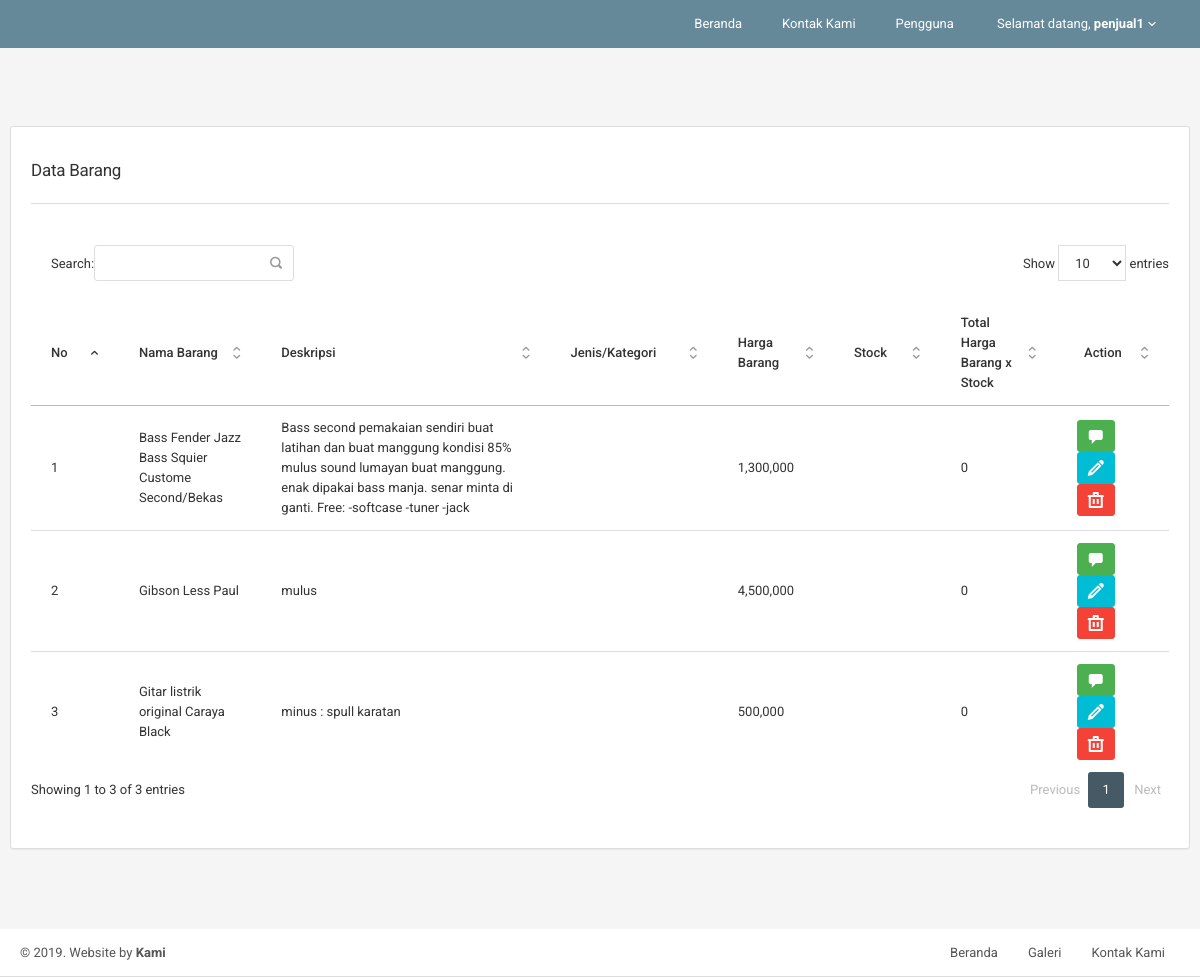
The app's page /home/item_list.php (signed in), older data.
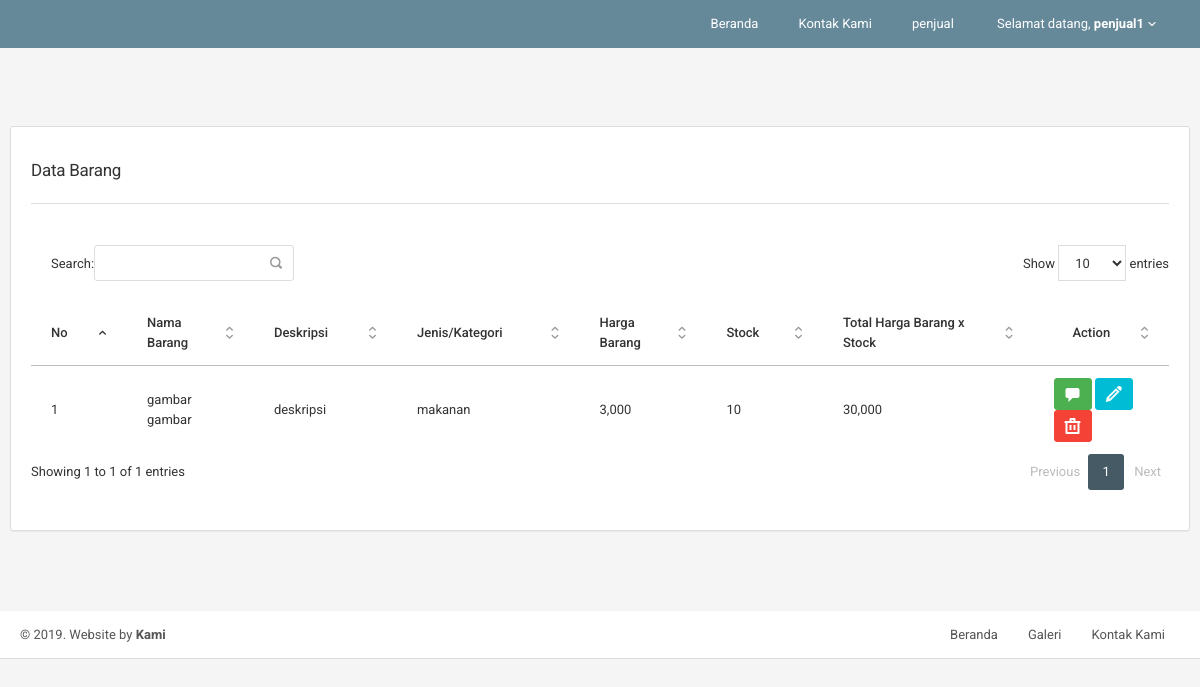
The same page, newer data.
### tables this page shows
CREATE TABLE `cms_upload` (
  `id` int(11) NOT NULL AUTO_INCREMENT,
  `id_kategori` int(11) DEFAULT NULL,
  `id_in_stock` int(11) DEFAULT NULL,
  `judul` varchar(255) DEFAULT NULL,
  `harga` int(11) NOT NULL,
  `desk` varchar(255) DEFAULT NULL,
  `nama_file` varchar(255) DEFAULT NULL,
  `id_user` int(11) DEFAULT NULL,
  PRIMARY KEY (`id`)
);

CREATE TABLE `kategori_barang` (
  `id` int(11) NOT NULL AUTO_INCREMENT,
  `jenis_barang` varchar(255) DEFAULT NULL,
  `deskripsi` text,
  `id_user` int(11) DEFAULT NULL,
  PRIMARY KEY (`id`)
);

CREATE TABLE `in_stock_barang` (
  `id` int(11) NOT NULL AUTO_INCREMENT,
  `stock_barang` int(11) DEFAULT NULL,
  `tanggal` date DEFAULT NULL,
  PRIMARY KEY (`id`)
);

### home/item_list.php (the view, shortened to what this page needs)
<?php
	require_once("../proses/connection.php");
	require '../template/header.php';
	require '../template/menu.php';
	if ($_SESSION['aksesm'] == 2) {
		$qry = "SELECT a.id as ddi, a.*,b.*,c.* FROM cms_upload a LEFT JOIN in_stock_barang b ON a.id_kategori = b.id LEFT JOIN kategori_barang c ON a.id_kategori = c.id WHERE a.id_user = ".$_SESSION['iduser'];
	} else if ($_SESSION['aksesm'] == 1) {
		$qry = "SELECT a.id as ddi, a.*,b.*,c.* FROM cms_upload a LEFT JOIN in_stock_barang b ON a.id_kategori = b.id LEFT JOIN kategori_barang c ON a.id_kategori = c.id";
	}
	$query = mysqli_query($konek, $qry);
?>
<div class="content" style="padding-top: 80px;">
	<div class="row">
		<div class="panel panel-flat">
			<div class="panel-heading">
				<div class="panel-title"><h5>Data Barang</h5><hr></div>
			</div>
			<div class="panel-body">
				<table id="myTable" class="table table-hover">
					<thead>
						<tr>
							<th>No</th>
							<th>Nama Barang</th>
							<th>Deskripsi</th>
							<th>Jenis/Kategori</th>
							<th>Harga Barang</th>
							<th>Stock</th>
							<th>Total Harga Barang x Stock</th>
							<th class="text-center">Action</th>
						</tr>
					</thead>
					<tbody>
						<?php $x = 1; while ($hasil = mysqli_fetch_array($query)) { ?>
						<tr>
							<td><?php echo $x; ?></td>
							<td><?php echo $hasil['judul']; ?></td>
							<td><?php echo $hasil['desk']; ?></td>
							<td><?php echo $hasil['jenis_barang']; ?></td>
							<td><?php echo number_format($hasil['harga']); ?></td>
							<td><?php echo $hasil['stock_barang']; ?></td>
							<td><?php echo number_format($hasil['harga']*$hasil['stock_barang']); ?></td>
							<td>
								<a class="btn btn-success btn-xs" onclick="v_data(<?php echo $hasil['ddi']; ?>)" data-toggle="modal" data-target="#modal_default">
									<b><i class="icon-comment"></i></b>
								</a>
								<a class="btn btn-info btn-xs" href="../proses/data_barang?id=<?php echo $hasil['ddi']; ?>&flag=1" data-tog="tooltip" title="Update">
									<b><i class="icon-pencil"></i></b>
								</a>
								<a class="btn btn-danger btn-xs" href="../proses/data_barang?id=<?php echo $hasil['ddi']; ?>&flag=2" data-tog="tooltip" title="Delete">
									<b><i class="icon-trash"></i></b>
								</a>
							</td>
						</tr>
						<?php $x++; } ?>
					</tbody>
				</table>
			</div>
		</div>
	</div>
</div>
<?php require '../template/footer.php'; ?>

### template/header.php (shortened to what this page needs)
<?php $lnk = ""; if (isset($_SESSION['username'])) { $lnk = "../"; } ?>
<!DOCTYPE html>
<html lang="en">
<head>
	<link href="<?php echo $lnk; ?>assets/css/icons/icomoon/styles.css" rel="stylesheet" type="text/css">
	<link href="<?php echo $lnk; ?>assets/css/bootstrap.css" rel="stylesheet" type="text/css">
	<link href="<?php echo $lnk; ?>assets/css/core.css" rel="stylesheet" type="text/css">
	<link href="<?php echo $lnk; ?>assets/css/components.css" rel="stylesheet" type="text/css">
	<link href="<?php echo $lnk; ?>assets/css/colors.css" rel="stylesheet" type="text/css">
</head>

### template/menu.php (shortened to what this page needs)
<div class="navbar navbar-inverse navbar-fixed-top" style="background-color: #66899a; border-color: #66899a;">
	<?php if (isset($_SESSION['username'])) { ?>
	<div class="navbar-collapse collapse" id="navbar-mobile">
		<ul class="nav navbar-nav navbar-right">
			<li class="dropdown">
				<a href="../home/welcome" style="padding: 13px 20px;" class='dropdown-toggle'>Beranda</a>
			</li>
			<li class="dropdown">
				<a href="../home/kontak_kami" style="padding: 13px 20px;" class='dropdown-toggle'>Kontak Kami</a>
			</li>
			<?php if ($_SESSION['aksesm'] == '1') { ?>
				<li class="dropdown">
					<a href="../home/pengguna" style="padding: 13px 20px;" class='dropdown-toggle'>Pengguna</a>
				</li>
			<?php } ?>
			<?php if ($_SESSION['aksesm'] == '2') { ?>
				<li class="dropdown">
					<a href="" style="padding: 13px 20px;" class='dropdown-toggle' data-toggle="dropdown">penjual</a>
				</li>
			<?php } ?>
			<li class="dropdown dropdown-user">
				<a href="#" style="padding: 13px 20px;" class='dropdown-toggle' data-toggle="dropdown" aria-expanded="false">
					Selamat datang, <strong><?php echo $_SESSION['username'] ?></strong><i class="caret"></i>
				</a>
			</li>
		</ul>
	</div>
	<?php } ?>
</div>
<div class="navbar navbar-default" id="navbar-second">
</div>

### template/footer.php (shortened to what this page needs)
	<div class="navbar navbar-default">
		<div class="navbar-collapse collapse" id="navbar-second">
			<div class="navbar-text">
				© 2019. Website by <b>Kami</b>
			</div>
			<div class="navbar-right">
				<ul class="nav navbar-nav">
					<li><a href="../home/welcome">Beranda</a></li>
					<li><a href="../home/galeri">Galeri</a></li>
					<li><a href="#">Kontak Kami</a></li>
				</ul>
			</div>
		</div>
	</div>
</html>

Row changes from the older to the newer data that the page shows:
removed cms_upload: judul "Bass Fender Jazz Bass Squier Custome Second/Bekas", desk "Bass second pemakaian sendiri buat latihan dan buat manggung kondisi 85% mulus sound lumayan buat manggung. enak dipakai bass manja. senar minta di ganti. Free: -softcase -tuner -jack", harga "1,300,000", stock_barang "0"
removed cms_upload: judul "Gibson Less Paul", desk "mulus", harga "4,500,000", stock_barang "0"
removed cms_upload: judul "Gitar listrik original Caraya Black", desk "minus : spull karatan", harga "500,000", stock_barang "0"
added cms_upload: judul "gambar gambar", desk "deskripsi", kategori_barang.jenis_barang "makanan", harga "3,000", in_stock_barang.stock_barang "10", $hasil['harga']*$hasil['stock_barang'] "30,000"
Text that changed along with them:
text written by a page script: "Show entries Search: Showing 1 to 3 of 3 entries Previous 1 Next" → "Show entries Search: Showing 1 to 1 of 1 entries Previous 1 Next"
text no longer shown: "Pengguna"
text now shown: "penjual"
